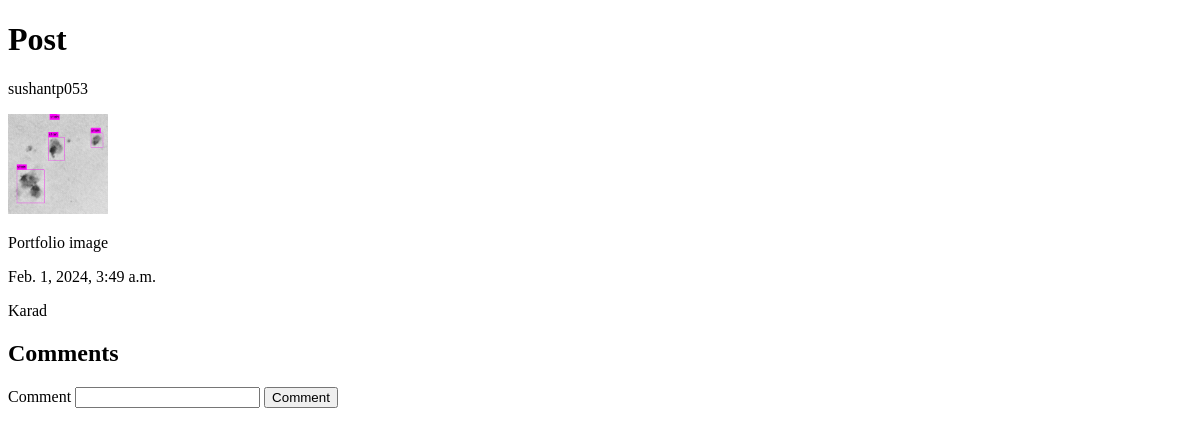
The app's page /post/8, older data.
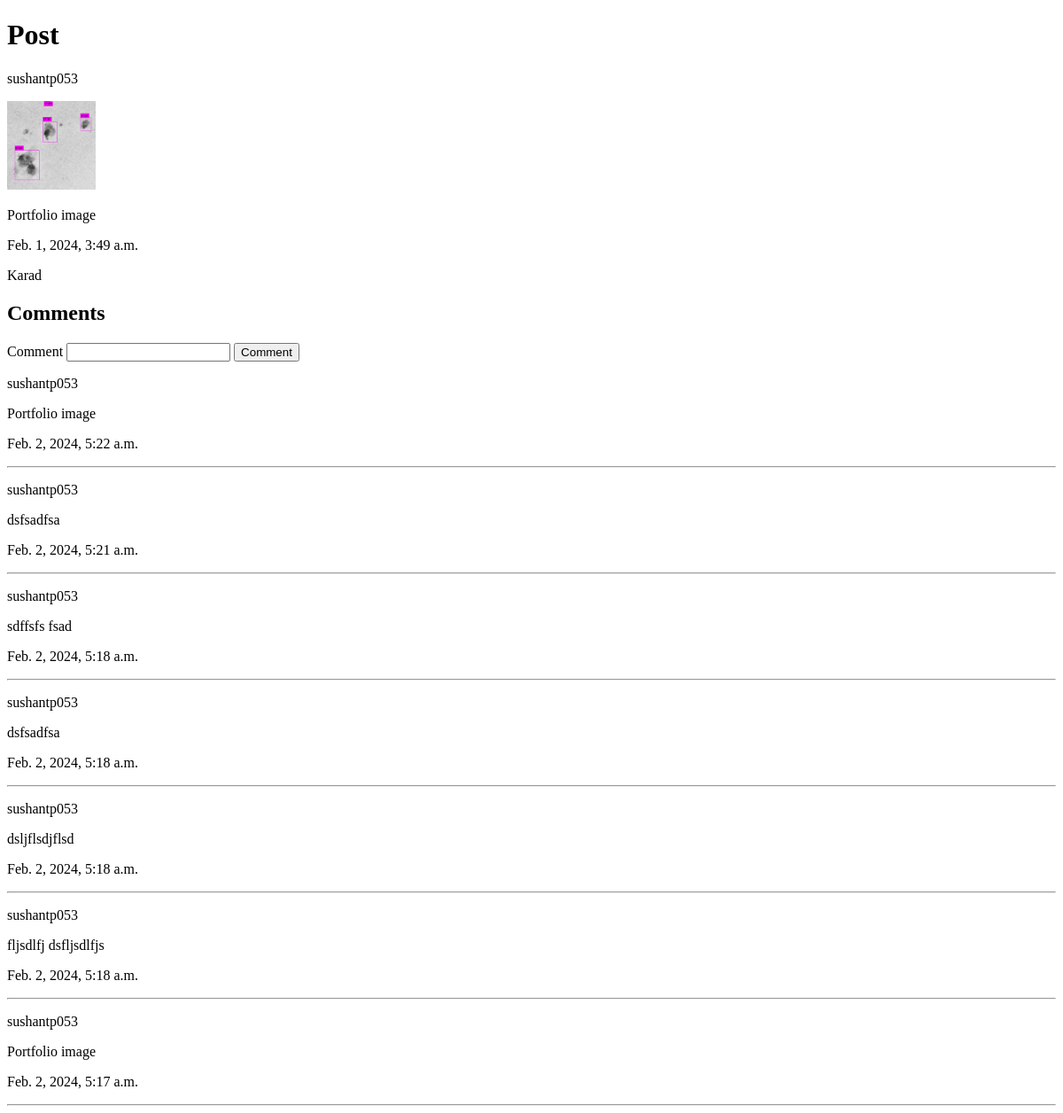
The same page, newer data.
### home/models.py (models this page shows, shortened)
class Post(models.Model):
    post_id = models.BigAutoField(primary_key = True)
    image = models.ImageField(upload_to="posts/")
    text = models.TextField()
    user_id = models.ForeignKey(User, on_delete = models.CASCADE)
    posted_at = models.DateTimeField()
    location = models.TextField()

class Comments(models.Model):
    comment_id = models.BigAutoField(primary_key = True)
    post_id = models.ForeignKey(Post, on_delete = models.CASCADE)
    user_id = models.ForeignKey(User, on_delete= models.DO_NOTHING)
    comment = models.TextField()
    commented_at = models.DateTimeField()

### home/views.py (the view)
# urls.py: path('post/<int:post_id>', post),
def post(request, post_id):
    post = Post.objects.get(pk = post_id)
    comments = Comments.objects.filter(post_id = post_id).order_by('-commented_at')
    return render(request, "post.html", {'post': post, 'comments': comments})

### home/templates/post.html (shortened to what this page needs)
<!DOCTYPE html>
<html lang="en">
<head>
</head>
<body>
    <h1> Post </h1>
    <p> {{ post.user_id }} </p>
    <img src="../media/{{ post.image }}" height = "100px" width = "100px" />
    <p> {{ post.text }} </p>
    <p> {{ post.posted_at }} </p>
    <p> {{ post.location }} </p>
    <h2> Comments </h2>
    <form action="/comment/{{ post.post_id }}" method="post">
        <label for="text">Comment</label>
        <input type="text" name="text" id="text">
        <input type="submit" value="Comment">
    </form>
    {% for comment in comments %}
    <div>
    <p> {{ comment.user_id }} </p>
    <p> {{ comment.comment }} </p>
    <p> {{ comment.commented_at }} </p>
    <hr>
    </div>
    {% endfor %}
</body>
</html>

Row changes from the older to the newer data that the page shows:
added Comments: user_id "sushantp053", comment "Portfolio image", commented_at "Feb. 2, 2024, 5:22 a.m."
added Comments: user_id "sushantp053", comment "dsfsadfsa", commented_at "Feb. 2, 2024, 5:21 a.m."
added Comments: user_id "sushantp053", comment "sdffsfs fsad", commented_at "Feb. 2, 2024, 5:18 a.m."
added Comments: user_id "sushantp053", comment "dsfsadfsa", commented_at "Feb. 2, 2024, 5:18 a.m."
added Comments: user_id "sushantp053", comment "dsljflsdjflsd", commented_at "Feb. 2, 2024, 5:18 a.m."
added Comments: user_id "sushantp053", comment "fljsdlfj dsfljsdlfjs", commented_at "Feb. 2, 2024, 5:18 a.m."
added Comments: user_id "sushantp053", comment "Portfolio image", commented_at "Feb. 2, 2024, 5:17 a.m."
